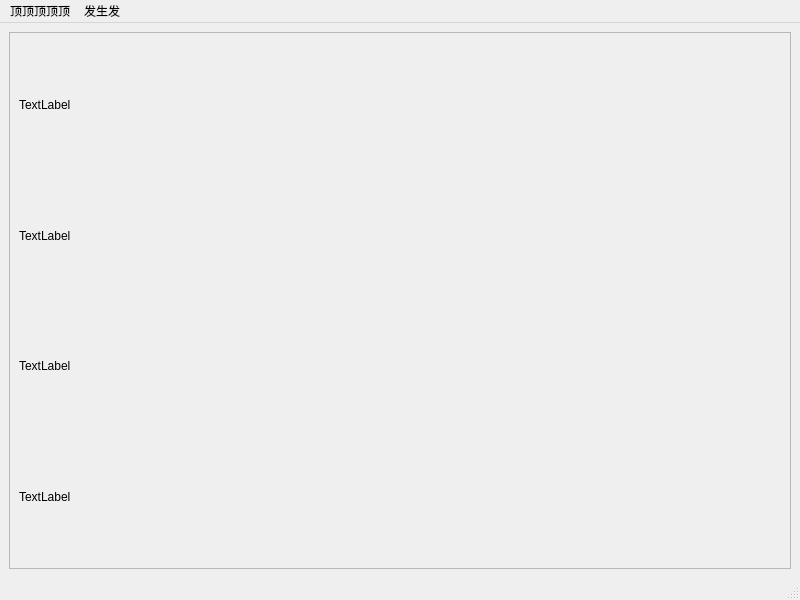
<?xml version="1.0" encoding="UTF-8"?>
<ui version="4.0">
 <class>QFirstScroll</class>
 <widget class="QMainWindow" name="QFirstScroll">
  <property name="geometry">
   <rect>
    <x>0</x>
    <y>0</y>
    <width>800</width>
    <height>600</height>
   </rect>
  </property>
  <property name="windowTitle">
   <string>QFirstScroll</string>
  </property>
  <widget class="QWidget" name="centralwidget">
   <layout class="QVBoxLayout" name="verticalLayout_2">
    <item>
     <widget class="QScrollArea" name="scrollArea">
      <property name="widgetResizable">
       <bool>true</bool>
      </property>
      <widget class="QWidget" name="scrollAreaWidgetContents_2">
       <property name="geometry">
        <rect>
         <x>0</x>
         <y>0</y>
         <width>776</width>
         <height>525</height>
        </rect>
       </property>
       <layout class="QVBoxLayout" name="verticalLayout">
        <item>
         <widget class="QLabel" name="label">
          <property name="text">
           <string>TextLabel</string>
          </property>
         </widget>
        </item>
        <item>
         <widget class="QLabel" name="label_2">
          <property name="text">
           <string>TextLabel</string>
          </property>
         </widget>
        </item>
        <item>
         <widget class="QLabel" name="label_3">
          <property name="text">
           <string>TextLabel</string>
          </property>
         </widget>
        </item>
        <item>
         <widget class="QLabel" name="label_4">
          <property name="text">
           <string>TextLabel</string>
          </property>
         </widget>
        </item>
       </layout>
      </widget>
     </widget>
    </item>
   </layout>
  </widget>
  <widget class="QMenuBar" name="menubar">
   <property name="geometry">
    <rect>
     <x>0</x>
     <y>0</y>
     <width>800</width>
     <height>26</height>
    </rect>
   </property>
   <widget class="QMenu" name="menu">
    <property name="title">
     <string>顶顶顶顶顶</string>
    </property>
   </widget>
   <widget class="QMenu" name="menu_2">
    <property name="title">
     <string>发生发</string>
    </property>
   </widget>
   <addaction name="menu"/>
   <addaction name="menu_2"/>
  </widget>
  <widget class="QStatusBar" name="statusbar"/>
 </widget>
 <resources/>
 <connections/>
</ui>
